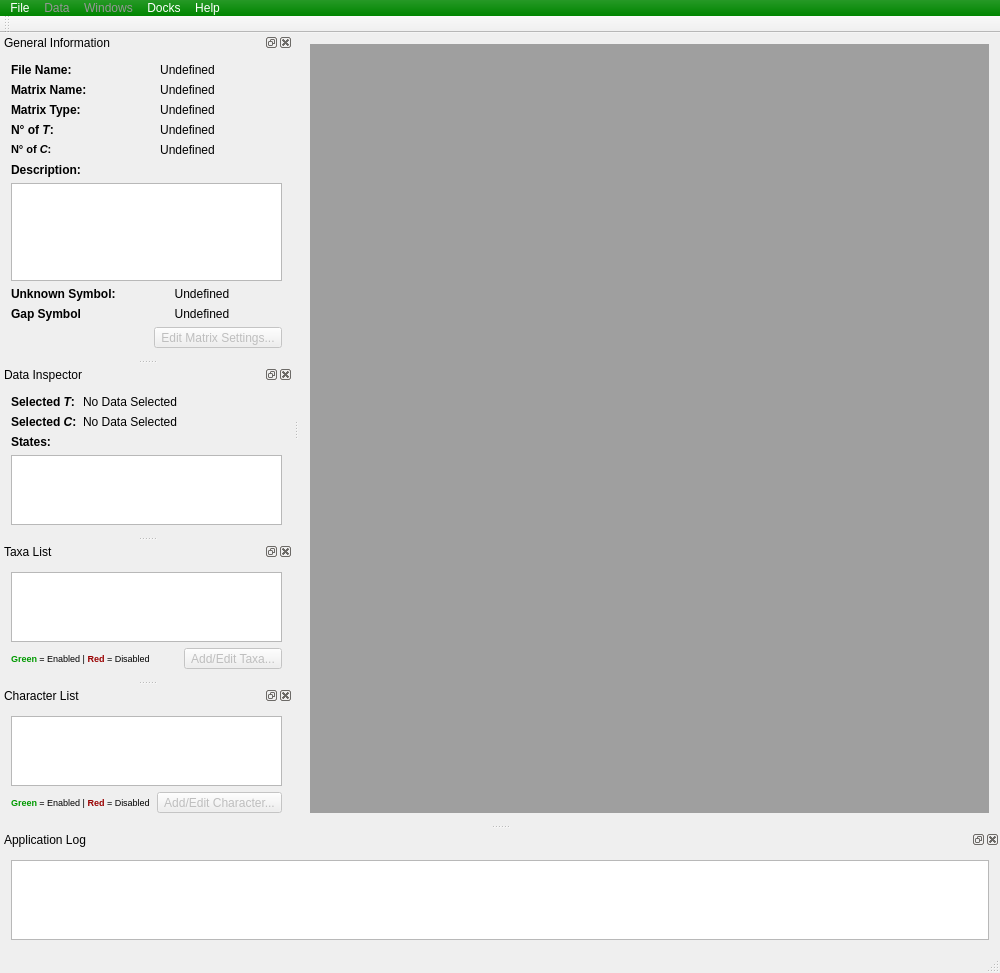
<?xml version="1.0" encoding="UTF-8"?>
<ui version="4.0">
 <class>MainWindow</class>
 <widget class="QMainWindow" name="MainWindow">
  <property name="geometry">
   <rect>
    <x>0</x>
    <y>0</y>
    <width>1000</width>
    <height>973</height>
   </rect>
  </property>
  <property name="windowTitle">
   <string>Matrix Data Editor (MaDE)</string>
  </property>
  <property name="windowIcon">
   <iconset resource="resources.qrc">
    <normaloff>:/icons/icon.ico</normaloff>:/icons/icon.ico</iconset>
  </property>
  <property name="styleSheet">
   <string notr="true"/>
  </property>
  <property name="unifiedTitleAndToolBarOnMac">
   <bool>true</bool>
  </property>
  <widget class="QWidget" name="centralWidget">
   <layout class="QVBoxLayout" name="verticalLayout">
    <item>
     <widget class="QMdiArea" name="mdiArea">
      <property name="viewMode">
       <enum>QMdiArea::SubWindowView</enum>
      </property>
     </widget>
    </item>
   </layout>
  </widget>
  <widget class="QMenuBar" name="menuBar">
   <property name="geometry">
    <rect>
     <x>0</x>
     <y>0</y>
     <width>1000</width>
     <height>18</height>
    </rect>
   </property>
   <property name="styleSheet">
    <string notr="true">QMenuBar{
	background: qlineargradient(x1:0, y1:0, x2:0, y2:1, stop:0 #269926, stop:1 #008500);
}

QMenuBar::item {
     spacing: 3px; /* spacing between menu bar items */
     padding: 1px 4px;
     background: transparent;
     border-radius: 4px;
	 color: #FFFFFF;
 }

QMenuBar::item:disabled {
	
	color: rgb(150, 150, 150);
}

 QMenuBar::item:selected { /* when selected using mouse or keyboard */
     background: #67E667;
 }

 QMenuBar::item:pressed {
     background: #39E639;
 }


</string>
   </property>
   <widget class="QMenu" name="menuFile">
    <property name="title">
     <string>File</string>
    </property>
    <widget class="QMenu" name="menuImport">
     <property name="title">
      <string>Import...</string>
     </property>
     <addaction name="actionImportNEXUS"/>
    </widget>
    <addaction name="actionNew"/>
    <addaction name="actionOpen"/>
    <addaction name="actionOpen_Recent"/>
    <addaction name="separator"/>
    <addaction name="actionSave"/>
    <addaction name="actionSaveAs"/>
    <addaction name="separator"/>
    <addaction name="menuImport"/>
    <addaction name="actionExport"/>
    <addaction name="separator"/>
    <addaction name="actionSettings"/>
    <addaction name="separator"/>
    <addaction name="actionExit"/>
   </widget>
   <widget class="QMenu" name="menuData">
    <property name="enabled">
     <bool>false</bool>
    </property>
    <property name="title">
     <string>Data</string>
    </property>
    <addaction name="actionAddEditTaxa"/>
    <addaction name="actionAddEditCharacters"/>
    <addaction name="separator"/>
    <addaction name="actionMatrixSettings"/>
   </widget>
   <widget class="QMenu" name="menuAbout">
    <property name="title">
     <string>Help</string>
    </property>
    <addaction name="actionAbout"/>
   </widget>
   <widget class="QMenu" name="menuDocks">
    <property name="title">
     <string>Docks</string>
    </property>
    <addaction name="actionShowInfo"/>
    <addaction name="actionShowTaxaList"/>
    <addaction name="actionShowCharacterList"/>
    <addaction name="actionShowSelectedData"/>
    <addaction name="actionShowLog"/>
   </widget>
   <widget class="QMenu" name="menuWindows">
    <property name="enabled">
     <bool>false</bool>
    </property>
    <property name="title">
     <string>Windows</string>
    </property>
   </widget>
   <addaction name="menuFile"/>
   <addaction name="menuData"/>
   <addaction name="menuWindows"/>
   <addaction name="menuDocks"/>
   <addaction name="menuAbout"/>
  </widget>
  <widget class="QToolBar" name="mainToolBar">
   <attribute name="toolBarArea">
    <enum>TopToolBarArea</enum>
   </attribute>
   <attribute name="toolBarBreak">
    <bool>false</bool>
   </attribute>
  </widget>
  <widget class="QStatusBar" name="statusBar"/>
  <widget class="QDockWidget" name="logDockWidget">
   <property name="windowTitle">
    <string>Application Log</string>
   </property>
   <attribute name="dockWidgetArea">
    <number>8</number>
   </attribute>
   <widget class="QWidget" name="logDockContents">
    <layout class="QHBoxLayout" name="horizontalLayout">
     <item>
      <widget class="QTextBrowser" name="logTextBrowser">
       <property name="font">
        <font>
         <family>Courier New</family>
        </font>
       </property>
      </widget>
     </item>
    </layout>
   </widget>
  </widget>
  <widget class="QDockWidget" name="infoDockWidget">
   <property name="minimumSize">
    <size>
     <width>282</width>
     <height>326</height>
    </size>
   </property>
   <property name="features">
    <set>QDockWidget::AllDockWidgetFeatures</set>
   </property>
   <property name="windowTitle">
    <string>General Information</string>
   </property>
   <attribute name="dockWidgetArea">
    <number>1</number>
   </attribute>
   <widget class="QWidget" name="dockWidgetContents">
    <layout class="QVBoxLayout" name="verticalLayout_2">
     <item>
      <layout class="QFormLayout" name="formLayout">
       <property name="fieldGrowthPolicy">
        <enum>QFormLayout::AllNonFixedFieldsGrow</enum>
       </property>
       <property name="verticalSpacing">
        <number>6</number>
       </property>
       <item row="0" column="0">
        <widget class="QLabel" name="label_5">
         <property name="text">
          <string>&lt;html&gt;&lt;head/&gt;&lt;body&gt;&lt;p&gt;&lt;span style=&quot; font-weight:600;&quot;&gt;File Name:&lt;/span&gt;&lt;/p&gt;&lt;/body&gt;&lt;/html&gt;</string>
         </property>
        </widget>
       </item>
       <item row="0" column="1">
        <widget class="QLabel" name="filenameText">
         <property name="text">
          <string>Undefined</string>
         </property>
         <property name="alignment">
          <set>Qt::AlignCenter</set>
         </property>
        </widget>
       </item>
       <item row="1" column="0">
        <widget class="QLabel" name="label">
         <property name="text">
          <string>&lt;html&gt;&lt;head/&gt;&lt;body&gt;&lt;p&gt;&lt;span style=&quot; font-weight:600;&quot;&gt;Matrix Name:&lt;/span&gt;&lt;/p&gt;&lt;/body&gt;&lt;/html&gt;</string>
         </property>
        </widget>
       </item>
       <item row="1" column="1">
        <widget class="QLabel" name="matrixNameText">
         <property name="layoutDirection">
          <enum>Qt::LeftToRight</enum>
         </property>
         <property name="text">
          <string>Undefined</string>
         </property>
         <property name="textFormat">
          <enum>Qt::AutoText</enum>
         </property>
         <property name="alignment">
          <set>Qt::AlignCenter</set>
         </property>
        </widget>
       </item>
       <item row="5" column="0">
        <widget class="QLabel" name="label_6">
         <property name="text">
          <string>&lt;html&gt;&lt;head/&gt;&lt;body&gt;&lt;p&gt;&lt;span style=&quot; font-weight:600;&quot;&gt;Description:&lt;/span&gt;&lt;/p&gt;&lt;/body&gt;&lt;/html&gt;</string>
         </property>
        </widget>
       </item>
       <item row="2" column="0">
        <widget class="QLabel" name="label_11">
         <property name="text">
          <string>&lt;html&gt;&lt;head/&gt;&lt;body&gt;&lt;p&gt;&lt;span style=&quot; font-weight:600;&quot;&gt;Matrix Type:&lt;/span&gt;&lt;/p&gt;&lt;/body&gt;&lt;/html&gt;</string>
         </property>
        </widget>
       </item>
       <item row="2" column="1">
        <widget class="QLabel" name="matrixTypeText">
         <property name="text">
          <string>&lt;html&gt;&lt;head/&gt;&lt;body&gt;&lt;p&gt;Undefined&lt;/p&gt;&lt;/body&gt;&lt;/html&gt;</string>
         </property>
         <property name="alignment">
          <set>Qt::AlignCenter</set>
         </property>
        </widget>
       </item>
       <item row="3" column="0">
        <widget class="QLabel" name="label_2">
         <property name="text">
          <string>&lt;html&gt;&lt;head/&gt;&lt;body&gt;&lt;p&gt;&lt;span style=&quot; font-weight:600;&quot;&gt;N° of &lt;/span&gt;&lt;span style=&quot; font-weight:600; font-style:italic;&quot;&gt;T&lt;/span&gt;&lt;span style=&quot; font-weight:600;&quot;&gt;:&lt;/span&gt;&lt;/p&gt;&lt;/body&gt;&lt;/html&gt;</string>
         </property>
        </widget>
       </item>
       <item row="3" column="1">
        <widget class="QLabel" name="taxaNumberText">
         <property name="text">
          <string>Undefined</string>
         </property>
         <property name="alignment">
          <set>Qt::AlignCenter</set>
         </property>
        </widget>
       </item>
       <item row="4" column="0">
        <widget class="QLabel" name="label_3">
         <property name="text">
          <string>&lt;!DOCTYPE HTML PUBLIC &quot;-//W3C//DTD HTML 4.0//EN&quot; &quot;http://www.w3.org/TR/REC-html40/strict.dtd&quot;&gt;
&lt;html&gt;&lt;head&gt;&lt;meta name=&quot;qrichtext&quot; content=&quot;1&quot; /&gt;&lt;style type=&quot;text/css&quot;&gt;
p, li { white-space: pre-wrap; }
&lt;/style&gt;&lt;/head&gt;&lt;body style=&quot; font-family:'MS Shell Dlg 2'; font-size:8pt; font-weight:400; font-style:normal;&quot;&gt;
&lt;p style=&quot; margin-top:0px; margin-bottom:0px; margin-left:0px; margin-right:0px; -qt-block-indent:0; text-indent:0px;&quot;&gt;&lt;span style=&quot; font-weight:600;&quot;&gt;N° of &lt;/span&gt;&lt;span style=&quot; font-weight:600; font-style:italic;&quot;&gt;C&lt;/span&gt;&lt;span style=&quot; font-weight:600;&quot;&gt;:&lt;/span&gt;&lt;/p&gt;&lt;/body&gt;&lt;/html&gt;</string>
         </property>
        </widget>
       </item>
       <item row="4" column="1">
        <widget class="QLabel" name="charactersNumberText">
         <property name="text">
          <string>Undefined</string>
         </property>
         <property name="alignment">
          <set>Qt::AlignCenter</set>
         </property>
        </widget>
       </item>
      </layout>
     </item>
     <item>
      <widget class="QTextBrowser" name="matrixDescriptionTextBrowser">
       <property name="font">
        <font>
         <pointsize>7</pointsize>
        </font>
       </property>
       <property name="frameShape">
        <enum>QFrame::StyledPanel</enum>
       </property>
      </widget>
     </item>
     <item>
      <layout class="QFormLayout" name="formLayout_3">
       <property name="fieldGrowthPolicy">
        <enum>QFormLayout::AllNonFixedFieldsGrow</enum>
       </property>
       <item row="0" column="0">
        <widget class="QLabel" name="label_4">
         <property name="text">
          <string>&lt;html&gt;&lt;head/&gt;&lt;body&gt;&lt;p&gt;&lt;span style=&quot; font-weight:600;&quot;&gt;Unknown Symbol:&lt;/span&gt;&lt;/p&gt;&lt;/body&gt;&lt;/html&gt;</string>
         </property>
        </widget>
       </item>
       <item row="0" column="1">
        <widget class="QLabel" name="unknownCharacterText">
         <property name="text">
          <string>Undefined</string>
         </property>
         <property name="alignment">
          <set>Qt::AlignCenter</set>
         </property>
        </widget>
       </item>
       <item row="1" column="0">
        <widget class="QLabel" name="label_10">
         <property name="text">
          <string>&lt;html&gt;&lt;head/&gt;&lt;body&gt;&lt;p&gt;&lt;span style=&quot; font-weight:600;&quot;&gt;Gap Symbol&lt;/span&gt;&lt;/p&gt;&lt;/body&gt;&lt;/html&gt;</string>
         </property>
        </widget>
       </item>
       <item row="1" column="1">
        <widget class="QLabel" name="gapCharacterText">
         <property name="text">
          <string>Undefined</string>
         </property>
         <property name="alignment">
          <set>Qt::AlignCenter</set>
         </property>
        </widget>
       </item>
      </layout>
     </item>
     <item>
      <spacer name="verticalSpacer">
       <property name="orientation">
        <enum>Qt::Vertical</enum>
       </property>
       <property name="sizeHint" stdset="0">
        <size>
         <width>20</width>
         <height>40</height>
        </size>
       </property>
      </spacer>
     </item>
     <item>
      <layout class="QHBoxLayout" name="horizontalLayout_3">
       <item>
        <spacer name="horizontalSpacer">
         <property name="orientation">
          <enum>Qt::Horizontal</enum>
         </property>
         <property name="sizeHint" stdset="0">
          <size>
           <width>40</width>
           <height>20</height>
          </size>
         </property>
        </spacer>
       </item>
       <item>
        <widget class="QToolButton" name="editMatrixSettingsToolButton">
         <property name="enabled">
          <bool>false</bool>
         </property>
         <property name="layoutDirection">
          <enum>Qt::LeftToRight</enum>
         </property>
         <property name="text">
          <string>Edit Matrix Settings...</string>
         </property>
        </widget>
       </item>
      </layout>
     </item>
    </layout>
   </widget>
  </widget>
  <widget class="QDockWidget" name="dataDockWidget">
   <property name="features">
    <set>QDockWidget::AllDockWidgetFeatures</set>
   </property>
   <property name="windowTitle">
    <string>Data Inspector</string>
   </property>
   <attribute name="dockWidgetArea">
    <number>1</number>
   </attribute>
   <widget class="QWidget" name="dockWidgetContents_2">
    <layout class="QVBoxLayout" name="verticalLayout_3">
     <item>
      <layout class="QFormLayout" name="formLayout_2">
       <item row="0" column="0">
        <widget class="QLabel" name="label_7">
         <property name="text">
          <string>&lt;html&gt;&lt;head/&gt;&lt;body&gt;&lt;p&gt;&lt;span style=&quot; font-weight:600;&quot;&gt;Selected &lt;/span&gt;&lt;span style=&quot; font-weight:600; font-style:italic;&quot;&gt;T&lt;/span&gt;&lt;span style=&quot; font-weight:600;&quot;&gt;:&lt;/span&gt;&lt;/p&gt;&lt;/body&gt;&lt;/html&gt;</string>
         </property>
        </widget>
       </item>
       <item row="1" column="0">
        <widget class="QLabel" name="label_8">
         <property name="text">
          <string>&lt;html&gt;&lt;head/&gt;&lt;body&gt;&lt;p&gt;&lt;span style=&quot; font-weight:600;&quot;&gt;Selected &lt;/span&gt;&lt;span style=&quot; font-weight:600; font-style:italic;&quot;&gt;C&lt;/span&gt;&lt;span style=&quot; font-weight:600;&quot;&gt;:&lt;/span&gt;&lt;/p&gt;&lt;/body&gt;&lt;/html&gt;</string>
         </property>
        </widget>
       </item>
       <item row="2" column="0">
        <widget class="QLabel" name="label_9">
         <property name="text">
          <string>&lt;html&gt;&lt;head/&gt;&lt;body&gt;&lt;p&gt;&lt;span style=&quot; font-weight:600;&quot;&gt;States:&lt;/span&gt;&lt;/p&gt;&lt;/body&gt;&lt;/html&gt;</string>
         </property>
        </widget>
       </item>
       <item row="0" column="1">
        <widget class="QLabel" name="dataTaxonText">
         <property name="text">
          <string>No Data Selected</string>
         </property>
        </widget>
       </item>
       <item row="1" column="1">
        <widget class="QLabel" name="dataCharacterText">
         <property name="text">
          <string>No Data Selected</string>
         </property>
        </widget>
       </item>
      </layout>
     </item>
     <item>
      <widget class="QTableWidget" name="dataStatesTableWidget">
       <property name="rowCount">
        <number>0</number>
       </property>
       <property name="columnCount">
        <number>1</number>
       </property>
       <attribute name="horizontalHeaderVisible">
        <bool>false</bool>
       </attribute>
       <attribute name="horizontalHeaderHighlightSections">
        <bool>false</bool>
       </attribute>
       <attribute name="verticalHeaderVisible">
        <bool>true</bool>
       </attribute>
       <attribute name="verticalHeaderHighlightSections">
        <bool>false</bool>
       </attribute>
       <column/>
      </widget>
     </item>
    </layout>
   </widget>
  </widget>
  <widget class="QDockWidget" name="taxaListDockWidget">
   <property name="features">
    <set>QDockWidget::AllDockWidgetFeatures</set>
   </property>
   <property name="windowTitle">
    <string>Taxa List</string>
   </property>
   <attribute name="dockWidgetArea">
    <number>1</number>
   </attribute>
   <widget class="QWidget" name="dockWidgetContents_3">
    <layout class="QVBoxLayout" name="verticalLayout_6">
     <item>
      <widget class="QTableWidget" name="taxaTableWidget">
       <property name="selectionMode">
        <enum>QAbstractItemView::SingleSelection</enum>
       </property>
      </widget>
     </item>
     <item>
      <layout class="QHBoxLayout" name="horizontalLayout_2">
       <property name="topMargin">
        <number>0</number>
       </property>
       <item>
        <widget class="QLabel" name="label_12">
         <property name="text">
          <string>&lt;html&gt;&lt;head/&gt;&lt;body&gt;&lt;p&gt;&lt;span style=&quot; font-size:7pt; font-weight:600; color:#009900;&quot;&gt;Green&lt;/span&gt;&lt;span style=&quot; font-size:7pt;&quot;&gt; = Enabled | &lt;/span&gt;&lt;span style=&quot; font-size:7pt; font-weight:600; color:#990000;&quot;&gt;Red&lt;/span&gt;&lt;span style=&quot; font-size:7pt;&quot;&gt; = Disabled&lt;/span&gt;&lt;/p&gt;&lt;/body&gt;&lt;/html&gt;</string>
         </property>
        </widget>
       </item>
       <item>
        <spacer name="horizontalSpacer_2">
         <property name="orientation">
          <enum>Qt::Horizontal</enum>
         </property>
         <property name="sizeHint" stdset="0">
          <size>
           <width>1</width>
           <height>20</height>
          </size>
         </property>
        </spacer>
       </item>
       <item>
        <widget class="QToolButton" name="addEditTaxonToolButton">
         <property name="enabled">
          <bool>false</bool>
         </property>
         <property name="text">
          <string>Add/Edit Taxa...</string>
         </property>
        </widget>
       </item>
      </layout>
     </item>
    </layout>
   </widget>
  </widget>
  <widget class="QDockWidget" name="characterListDockWidget">
   <property name="features">
    <set>QDockWidget::AllDockWidgetFeatures</set>
   </property>
   <property name="windowTitle">
    <string>Character List</string>
   </property>
   <attribute name="dockWidgetArea">
    <number>1</number>
   </attribute>
   <widget class="QWidget" name="dockWidgetContents_4">
    <layout class="QVBoxLayout" name="verticalLayout_7">
     <item>
      <widget class="QTableWidget" name="charactersTableWidget"/>
     </item>
     <item>
      <layout class="QHBoxLayout" name="horizontalLayout_4">
       <property name="topMargin">
        <number>0</number>
       </property>
       <item>
        <widget class="QLabel" name="label_13">
         <property name="text">
          <string>&lt;html&gt;&lt;head/&gt;&lt;body&gt;&lt;p&gt;&lt;span style=&quot; font-size:7pt; font-weight:600; color:#009900;&quot;&gt;Green&lt;/span&gt;&lt;span style=&quot; font-size:7pt;&quot;&gt; = Enabled | &lt;/span&gt;&lt;span style=&quot; font-size:7pt; font-weight:600; color:#990000;&quot;&gt;Red&lt;/span&gt;&lt;span style=&quot; font-size:7pt;&quot;&gt; = Disabled&lt;/span&gt;&lt;/p&gt;&lt;/body&gt;&lt;/html&gt;</string>
         </property>
        </widget>
       </item>
       <item>
        <spacer name="horizontalSpacer_4">
         <property name="orientation">
          <enum>Qt::Horizontal</enum>
         </property>
         <property name="sizeHint" stdset="0">
          <size>
           <width>1</width>
           <height>20</height>
          </size>
         </property>
        </spacer>
       </item>
       <item>
        <widget class="QToolButton" name="addEditCharacterToolButton">
         <property name="enabled">
          <bool>false</bool>
         </property>
         <property name="text">
          <string>Add/Edit Character...</string>
         </property>
        </widget>
       </item>
      </layout>
     </item>
    </layout>
   </widget>
  </widget>
  <action name="actionExit">
   <property name="text">
    <string>Exit</string>
   </property>
  </action>
  <action name="actionExport">
   <property name="enabled">
    <bool>false</bool>
   </property>
   <property name="text">
    <string>Export...</string>
   </property>
  </action>
  <action name="actionNew">
   <property name="text">
    <string>New</string>
   </property>
  </action>
  <action name="actionOpen">
   <property name="text">
    <string>Open</string>
   </property>
  </action>
  <action name="actionOpen_Recent">
   <property name="text">
    <string>Open Recent...</string>
   </property>
  </action>
  <action name="actionMatrixSettings">
   <property name="enabled">
    <bool>true</bool>
   </property>
   <property name="text">
    <string>Matrix Settings...</string>
   </property>
  </action>
  <action name="actionAbout">
   <property name="text">
    <string>About</string>
   </property>
  </action>
  <action name="actionCharactersAdd">
   <property name="text">
    <string>Add Character(s)</string>
   </property>
  </action>
  <action name="actionCharactersEdit">
   <property name="text">
    <string>Edit Characters(s)</string>
   </property>
  </action>
  <action name="actionSettings">
   <property name="text">
    <string>Settings...</string>
   </property>
  </action>
  <action name="actionShowLog">
   <property name="checkable">
    <bool>true</bool>
   </property>
   <property name="checked">
    <bool>true</bool>
   </property>
   <property name="text">
    <string>Show Application Log</string>
   </property>
  </action>
  <action name="actionShowInfo">
   <property name="checkable">
    <bool>true</bool>
   </property>
   <property name="checked">
    <bool>true</bool>
   </property>
   <property name="text">
    <string>Show Matrix Information</string>
   </property>
  </action>
  <action name="actionSave">
   <property name="enabled">
    <bool>false</bool>
   </property>
   <property name="text">
    <string>Save</string>
   </property>
  </action>
  <action name="actionSaveAs">
   <property name="enabled">
    <bool>false</bool>
   </property>
   <property name="text">
    <string>Save As...</string>
   </property>
  </action>
  <action name="actionShowSelectedData">
   <property name="checkable">
    <bool>true</bool>
   </property>
   <property name="checked">
    <bool>true</bool>
   </property>
   <property name="text">
    <string>Show Data Inspector</string>
   </property>
  </action>
  <action name="actionShowTaxaList">
   <property name="checkable">
    <bool>true</bool>
   </property>
   <property name="checked">
    <bool>true</bool>
   </property>
   <property name="text">
    <string>Show Taxa List</string>
   </property>
  </action>
  <action name="actionShowCharacterList">
   <property name="checkable">
    <bool>true</bool>
   </property>
   <property name="checked">
    <bool>true</bool>
   </property>
   <property name="text">
    <string>Show Character List</string>
   </property>
  </action>
  <action name="actionAddEditTaxa">
   <property name="enabled">
    <bool>true</bool>
   </property>
   <property name="text">
    <string>Add/Edit Taxa...</string>
   </property>
  </action>
  <action name="actionAddEditCharacters">
   <property name="text">
    <string>Add/Edit Characters...</string>
   </property>
  </action>
  <action name="actionImportNEXUS">
   <property name="text">
    <string>NEXUS (.nex)</string>
   </property>
  </action>
 </widget>
 <layoutdefault spacing="6" margin="11"/>
 <resources>
  <include location="resources.qrc"/>
 </resources>
 <connections>
  <connection>
   <sender>actionExit</sender>
   <signal>triggered(bool)</signal>
   <receiver>MainWindow</receiver>
   <slot>close()</slot>
   <hints>
    <hint type="sourcelabel">
     <x>-1</x>
     <y>-1</y>
    </hint>
    <hint type="destinationlabel">
     <x>199</x>
     <y>149</y>
    </hint>
   </hints>
  </connection>
  <connection>
   <sender>actionShowLog</sender>
   <signal>triggered(bool)</signal>
   <receiver>logDockWidget</receiver>
   <slot>setVisible(bool)</slot>
   <hints>
    <hint type="sourcelabel">
     <x>-1</x>
     <y>-1</y>
    </hint>
    <hint type="destinationlabel">
     <x>404</x>
     <y>463</y>
    </hint>
   </hints>
  </connection>
  <connection>
   <sender>logDockWidget</sender>
   <signal>visibilityChanged(bool)</signal>
   <receiver>actionShowLog</receiver>
   <slot>setChecked(bool)</slot>
   <hints>
    <hint type="sourcelabel">
     <x>404</x>
     <y>463</y>
    </hint>
    <hint type="destinationlabel">
     <x>-1</x>
     <y>-1</y>
    </hint>
   </hints>
  </connection>
  <connection>
   <sender>actionShowInfo</sender>
   <signal>triggered(bool)</signal>
   <receiver>infoDockWidget</receiver>
   <slot>setVisible(bool)</slot>
   <hints>
    <hint type="sourcelabel">
     <x>-1</x>
     <y>-1</y>
    </hint>
    <hint type="destinationlabel">
     <x>709</x>
     <y>189</y>
    </hint>
   </hints>
  </connection>
  <connection>
   <sender>infoDockWidget</sender>
   <signal>visibilityChanged(bool)</signal>
   <receiver>actionShowInfo</receiver>
   <slot>setChecked(bool)</slot>
   <hints>
    <hint type="sourcelabel">
     <x>709</x>
     <y>189</y>
    </hint>
    <hint type="destinationlabel">
     <x>-1</x>
     <y>-1</y>
    </hint>
   </hints>
  </connection>
  <connection>
   <sender>actionShowCharacterList</sender>
   <signal>triggered(bool)</signal>
   <receiver>characterListDockWidget</receiver>
   <slot>setVisible(bool)</slot>
   <hints>
    <hint type="sourcelabel">
     <x>-1</x>
     <y>-1</y>
    </hint>
    <hint type="destinationlabel">
     <x>140</x>
     <y>563</y>
    </hint>
   </hints>
  </connection>
  <connection>
   <sender>actionShowSelectedData</sender>
   <signal>triggered(bool)</signal>
   <receiver>dataDockWidget</receiver>
   <slot>setVisible(bool)</slot>
   <hints>
    <hint type="sourcelabel">
     <x>-1</x>
     <y>-1</y>
    </hint>
    <hint type="destinationlabel">
     <x>140</x>
     <y>375</y>
    </hint>
   </hints>
  </connection>
  <connection>
   <sender>actionShowTaxaList</sender>
   <signal>triggered(bool)</signal>
   <receiver>taxaListDockWidget</receiver>
   <slot>setVisible(bool)</slot>
   <hints>
    <hint type="sourcelabel">
     <x>-1</x>
     <y>-1</y>
    </hint>
    <hint type="destinationlabel">
     <x>140</x>
     <y>451</y>
    </hint>
   </hints>
  </connection>
 </connections>
</ui>
